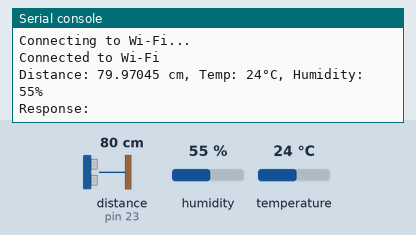
This program was run on a simulated MicroPython board. On the bench: the last lines printed to the serial console. The inputs (shaded band) are chosen by the test bench; at power-on: distance to the obstacle (sensor on pin 23) 80 cm, humidity 55 %, temperature 24 °C. The echo pulse lasts 58.3 µs per cm; WiFi joins after 1.5 s; web requests get an empty 200 reply after 0.4 s.

Above: at 3.2 s.
3.3 s: distance to the obstacle (sensor on pin 23) set to 2 cm
11.1 s: humidity set to 22 %
At 12.71 s:
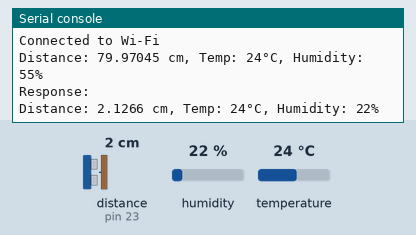
18.9 s: temperature set to 12 °C
At 24.3 s:
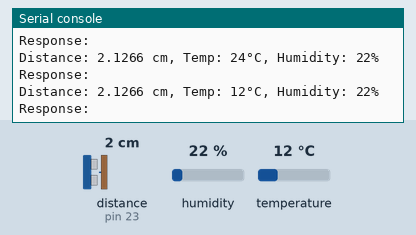
26.7 s: distance to the obstacle (sensor on pin 23) set to 4 cm
At 34.3 s:
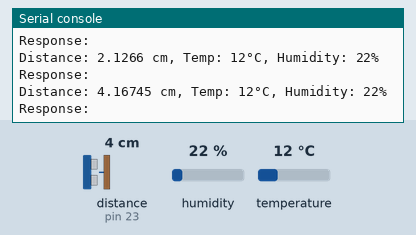
34.5 s: humidity set to 40 %
Timing chart, 0 to 37.5 s (numbered marks = the images above; inputs shaded):
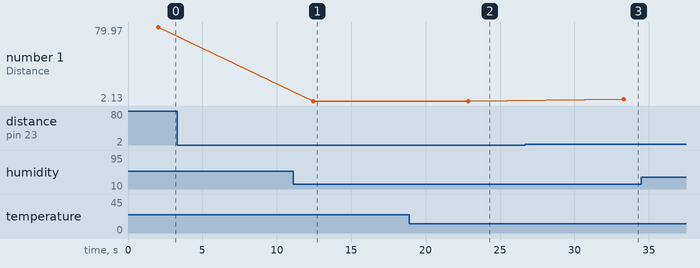

Measured:
- after the input at 11.1 s, the serial console: prints a new line after 1.4 s (image 1)
- after the input at 18.9 s, the serial console: prints a new line after 4.0 s (image 2)
- after the input at 26.7 s, the serial console: prints a new line after 6.6 s (image 3)
- plotted number 1: 2.13 → 4.17 after the input at 26.7 s

The program:

MicropythonScript.py
```python
import time
import network
import urequests
import dht
from machine import Pin

# Ubidots API Information
UBIDOTS_URL = "https://industrial.api.ubidots.com/api/v1.6/devices/[device_name]/"
UBIDOTS_TOKEN = "*"

# Wi-Fi Credentials
SSID = "*"
PASSWORD = "*"

# Define Ultrasonic Sensor Pins
TRIG = Pin(22, Pin.OUT)
ECHO = Pin(23, Pin.IN)

dht_sensor = dht.DHT11(Pin(13))

# Function to Connect to Wi-Fi
def connect_wifi():
    wlan = network.WLAN(network.STA_IF)
    wlan.active(True)
    if not wlan.isconnected():
        print("Connecting to Wi-Fi...")
        wlan.connect(SSID, PASSWORD)
        while not wlan.isconnected():
            time.sleep(1)
    print("Connected to Wi-Fi")

# Measure Distance from Ultrasonic Sensor
def measure_distance():
    TRIG.value(0)
    time.sleep_us(2)
    TRIG.value(1)
    time.sleep_us(10)
    TRIG.value(0)

    pulse_start = time.ticks_us()
    while ECHO.value() == 0:
        pulse_start = time.ticks_us()

    while ECHO.value() == 1:
        pulse_end = time.ticks_us()

    pulse_duration = time.ticks_diff(pulse_end, pulse_start)
    distance = (pulse_duration * 0.0343) / 2  # Convert to cm

    return distance

# Read DHT11 Sensor Data
def read_dht11():
    try:
        dht_sensor.measure()
        temp = dht_sensor.temperature()
        humid = dht_sensor.humidity()
        return temp, humid
    except Exception as e:
        print("DHT11 Error:", e)
        return None, None

# Send Data to Ubidots
def send_to_ubidots(distance, temperature, humidity):
    headers = {
        "X-Auth-Token": UBIDOTS_TOKEN,
        "Content-Type": "application/json"
    }

    data = {
        "distance": distance,
        "temperature": temperature,
        "humidity": humidity
    }

    try:
        response = urequests.post(UBIDOTS_URL, json=data, headers=headers)
        print("Response:", response.text)
        response.close()
    except Exception as e:
        print("Error sending data:", e)

connect_wifi()

while True:
    distance = measure_distance()
    temp, humid = read_dht11()

    if temp is not None and humid is not None:
        print(f"Distance: {distance} cm, Temp: {temp}°C, Humidity: {humid}%")
        send_to_ubidots(distance, temp, humid)

    time.sleep(10)
```
